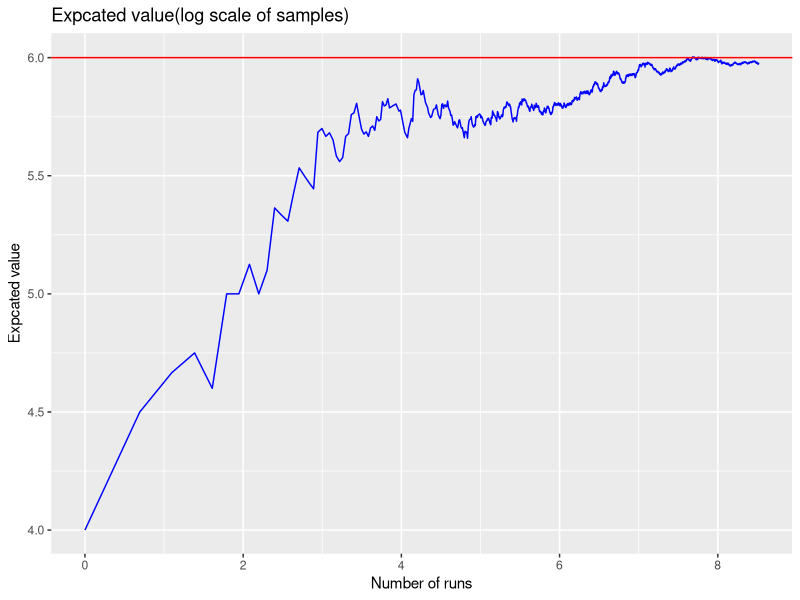
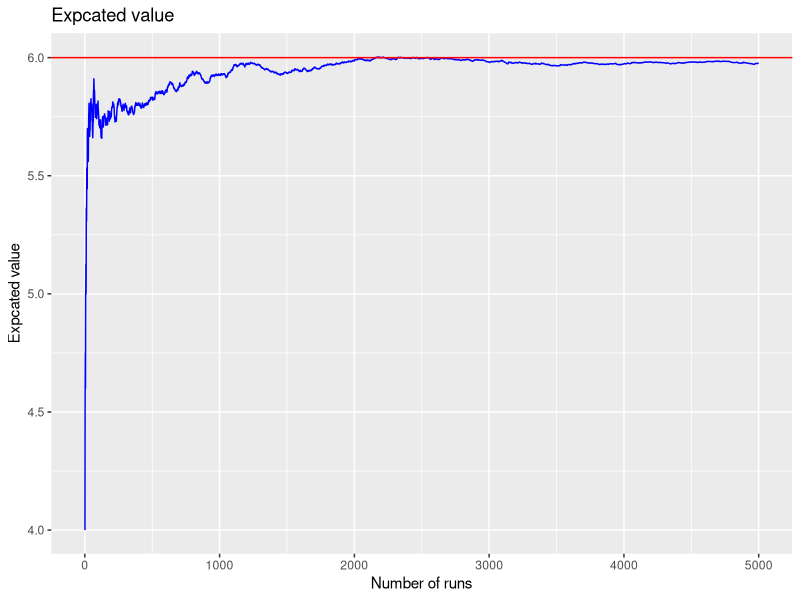
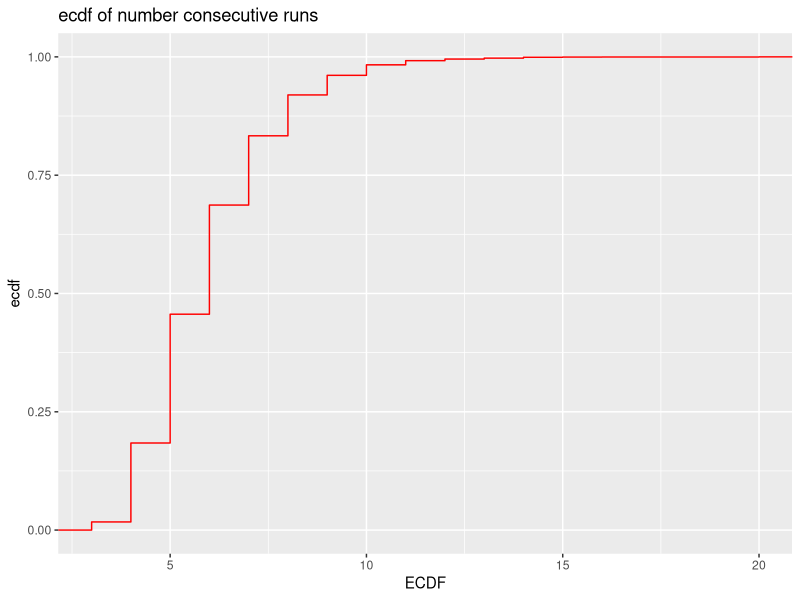
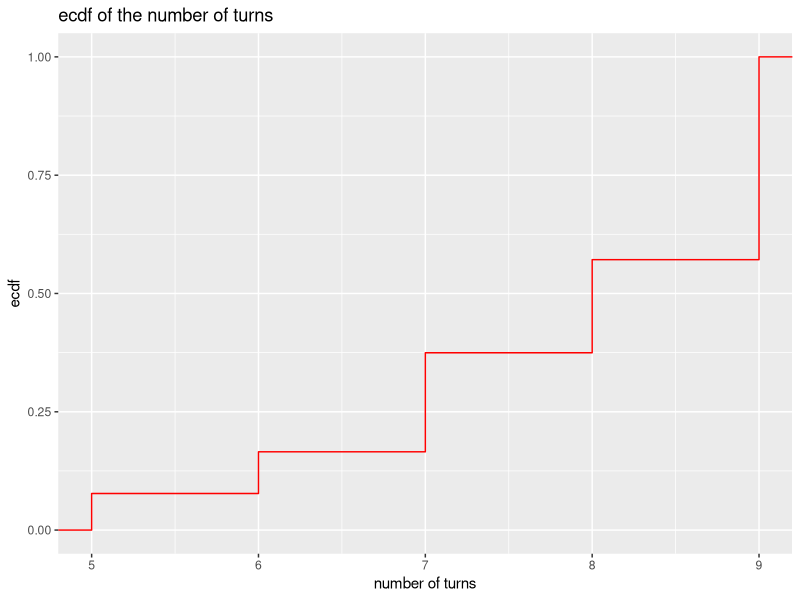

R code for these plots, in order:
## ---- chunk 1
library(dplyr)
library(ggplot2)
## ---- chunk 2
 v <- c(rep(0,5000))
for (i in 1:5000) {
  sam <-rle(sample(size = 50, x =c(0,1),replace = TRUE))
  max_rep <- max(sam$lengths)
  v[i] <- max_rep
}

E <- c(rep(0,5000))
for (i in 1:5000) {
  E[i]<- mean(v[1:i])
}
B <- log(c(1:5000))

all_the_data <- as.data.frame(cbind(E,log(c(1:5000))))
all_the_data %>% ggplot(aes(x=B,y=E)) + geom_line(aes(x=B,y=E),color = "blue") + geom_abline(aes(intercept = 6,slope =0),color ="red") + labs(title="Expcated value(log scale of samples)",y="Expcated value",x="Number of runs") + theme(legend.position="right") 
  
  
graph_2 <-all_the_data %>%  ggplot(aes(x=c(1:5000),y=E,fill=E)) + geom_line(color= "blue") + geom_abline(aes(intercept = 6,slope =0),color="red") + labs(title="Expcated value",y="Expcated value",x="Number of runs") 


graph_2

## ---- chunk 3
v <- as.data.frame(v)
v %>% ggplot(aes(x=v,fill = v)) + stat_ecdf(color = "red") + labs(title = "ecdf of number consecutive runs",x="ECDF","consecutive runs") 
v<-prop.table(table(v))
v
## ---- chunk 4

# Your code here 


## ---- chunk 5
# determines who wins and number of turns
tictactoe_winner = function(board)
{
  n <- dim(board)[1]
  board_bin <- board %% 2 # 1 - first player, 0 - second player 
  winner = c(n^2+1,n^2+1)  # 2 # default is draw 
  for(c in c(1:n))  # check rows and columns 
  {
      if(min(board_bin[c,])==1)
        winner[1] = max(board[c,])
      if(min(board_bin[,c])==1)
        winner[1] = max(board[,c])
      if(max(board_bin[c,])==0) 
        winner[2] = max(board[c,])  
      if(max(board_bin[,c])==0) 
        winner[2] = max(board[,c])      
  }
  if(min(diag(board_bin))==1) 
    winner[1] = max(diag(board))
  if(min(diag(board_bin[c(n:1),]))==1) 
    winner[1] = max(diag(board[c(n:1),]))
  if(max(diag(board_bin))==0) 
    winner[2] = max(diag(board))
  if(max(diag(board_bin[c(n:1),]))==0) 
    winner[2] = max(diag(board[c(n:1),]))
    
  if(min(winner)==n^2+1) # draw
    return(c(3,n^2))

  return(c(which.min(winner), min(winner))) # return winner 
  
}


## ---- chunk 6
turns <-c(rep(0,10000))
wins <- c(rep(0,10000))
for (i in 1:10000) {
  bor<-as.vector(sample(size = 9, x =c(1:9),replace = F))
  winner <- tictactoe_winner(matrix(bor,nrow = 3,ncol = 3))
  wins[i]<-winner[1]
  turns[i]<-winner[2]
}
wins <-prop.table(table(wins))
wins <- as.data.frame(wins)
rownames(wins)<- c("chick 1 wins","chick 2 wins","draw")
wins %>% select(Freq)





## ---- chunk 7
turns <- as.data.frame(turns)
turns %>% ggplot(aes(x=turns)) +stat_ecdf(color="red") + labs(title = "ecdf of the number of turns",x="number of turns",y="ecdf")

## ---- chunk 8
wins_5 <- c(rep(0,10000))
for (i in 1:10000) {
  bor<-as.vector(sample(size = 25, x =c(1:25),replace = F))
  winner <- tictactoe_winner(matrix(bor,nrow = 5,ncol = 5))
  wins_5[i]<-winner[1]
}
wins_5 <-prop.table(table(wins_5))
wins_5 <- as.data.frame(wins_5)
rownames(wins_5)<- c("chick 1 wins","chick 2 wins","draw")
wins_5 %>% select(Freq)


